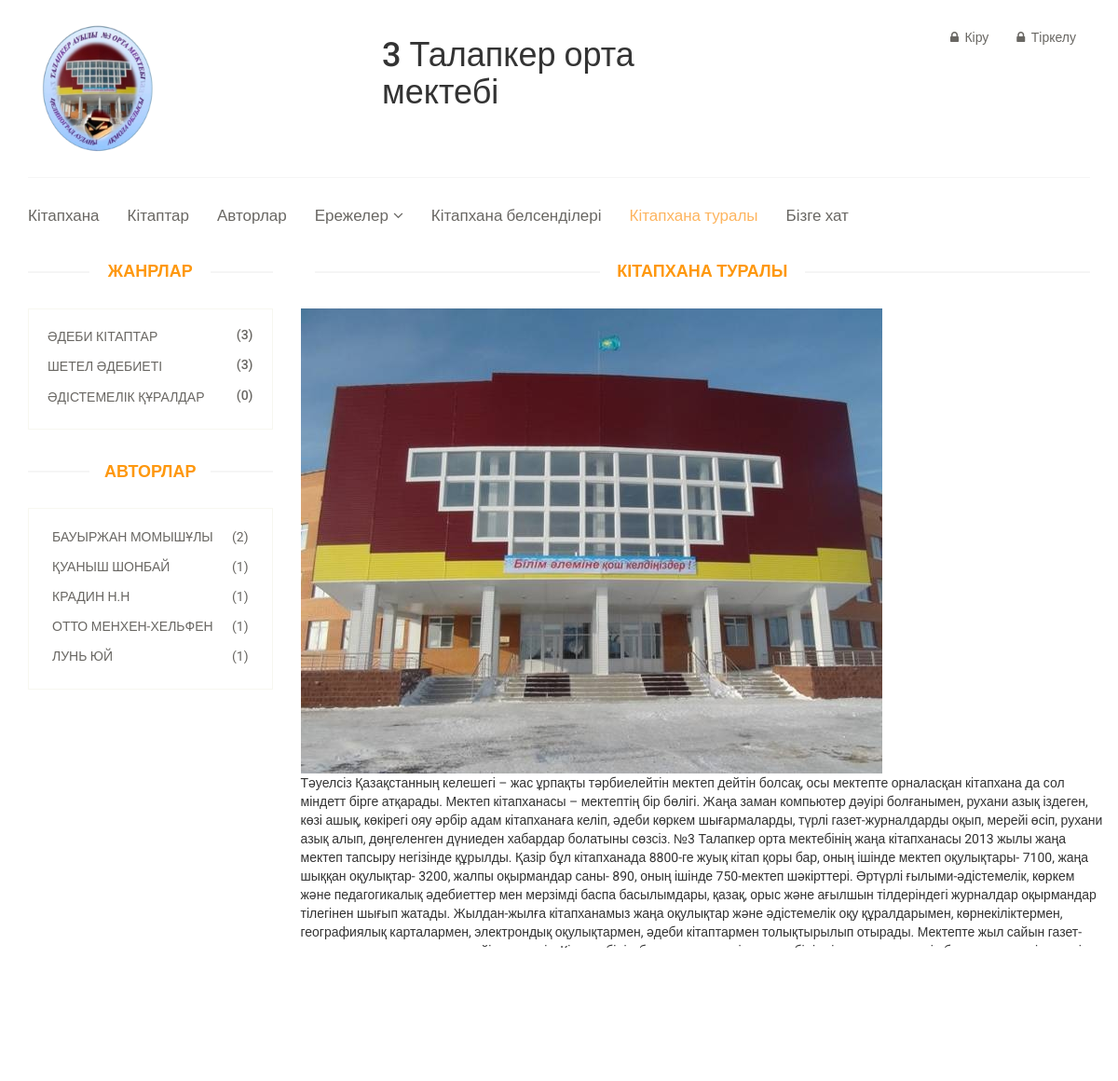
The app's page /about_us/ with its own data.
### books/models.py (models this page shows, shortened)
class Base(models.Model):
    name=models.CharField(max_length=255,verbose_name='Название')
    slug=models.SlugField(max_length=255,verbose_name='Слаг')
    class Meta:
        abstract=True

class Genre(Base):
    def get_absolute_url(self):
        return reverse('home:genre_detail',args=[self.slug])
    class Meta:
        verbose_name='Жанр'
        verbose_name_plural='Жанр'

class Author(Base):
    def get_absolute_url(self):
        return reverse('home:author_detail',args=[self.slug])
    class Meta:
        verbose_name='Авторы'
        verbose_name_plural='Авторы'

### home/views.py (the view)
# urls.py: path('about_us/',views.about_us,name='about_us'),
def about_us(request):
    genres=Genre.objects.all()[:10]
    authors=Author.objects.all()[:10]
    return render(request,'books/about_us.html',locals())

### templates/books/about_us.html (shortened to what this page needs)
{% extends 'base.html' %}
{% load static %}
{% block content %}
<header id="header">
		<div class="header-middle">
			<div class="container">
				<div class="row">
					<div class="col-sm-4">
						<div class="logo ">
                            <a href="{% url 'home:home' %}"><img src="{% static 'images/home/logo.png' %}" alt="" width="150"/></a>
                        </div>
					</div>
                    <div class="col-sm-4">
						<div class="logo pull-left">
					<h1>3 Талапкер орта мектебі</h1>
                        </div>
					</div>
					<div class="col-sm-4">
						<div class="shop-menu pull-right">
							<ul class="nav navbar-nav">
						                  {% if request.user.is_authenticated %}
			<li><a href="{% url 'registration:logout' %}"><i class="fa fa-lock"></i> Шығу</a></li>
                            {% else %}
								<li><a href="{% url 'registration:login' %}"><i class="fa fa-lock"></i> Кіру</a></li>
								<li><a href="{% url 'registration:register' %}"><i class="fa fa-lock"></i> Тіркелу</a></li>
							{% endif %}
							</ul>
						</div>
					</div>
				</div>
			</div>
		</div>
		<div class="header-bottom">
			<div class="container">
				<div class="row">
					<div class="col-sm-12">
						<div class="mainmenu pull-left">
							<ul class="nav navbar-nav collapse navbar-collapse">
								<li><a href="{% url 'home:home' %}" >Кітапхана</a></li>
								<li><a href="{% url 'home:book_list' %}">Кітаптар</a></li>
								<li><a href="{% url 'home:author_list' %}">Авторлар</a></li>
                                <li class="dropdown"><a href="#">Ережелер<i class="fa fa-angle-down"></i></a>
                                </li>
	                			<li><a href="{% url 'home:library_best' %}">Кітапхана белсенділері</a></li>
                                <li><a href="{% url 'home:about_us' %}" class="active">Кітапхана туралы</a></li>
								<li><a href="{% url 'home:contact_us' %}">Бізге хат</a></li>
							</ul>
						</div>
					</div></div>
            </div>
				</div>
	</header>
	<section>
		<div class="container">
			<div class="row">
				<div class="col-sm-3">
					<div class="left-sidebar">
						<h2>Жанрлар</h2>
						<div class="panel-group category-products" id="accordian">
							{% for genre in genres %}
                            <div class="panel panel-default">
								<div class="panel-heading">
									<h4 class="panel-title"><a href="{{ genre.get_absolute_url }}"><span class="pull-right">({{ genre.genre_book.count }})</span>{{ genre.name }}</a></h4>
								</div>
							</div>
							{% endfor %}
						</div>
						<div class="brands_products">
							<h2>Авторлар</h2>
							<div class="brands-name">
								<ul class="nav nav-pills nav-stacked">
                                    {% for author in authors %}
									<li><a href="{{ author.get_absolute_url }}"> <span class="pull-right">({{ author.author_book.count }})</span>{{ author.name }}</a></li>
                                    {% endfor %}
									</ul>
							</div>
						</div>
					</div>
				</div>
				<div class="col-sm-9 padding-right">
                    <h2 class="title text-center">Кітапхана туралы</h2>
                    <img src="{% static 'library.jpg' %}" alt="">
                <p>Тәуелсіз Қазақстанның келешегі – жас ұрпақты тәрбиелейтін мектеп дейтін болсақ, осы мектепте орналасқан кітапхана да сол міндетт бірге атқарады. Мектеп кітапханасы – мектептің бір бөлігі. Жаңа заман компьютер дәуірі болғанымен, рухани азық іздеген, көзі ашық, көкірегі ояу әрбір адам кітапханаға келіп, әдеби көркем шығармаларды, түрлі газет-журналдарды оқып, мерейі өсіп, рухани азық алып, дөңгеленген дүниеден хабардар болатыны сөзсіз.
№3 Талапкер орта мектебінің жаңа кітапханасы 2013 жылы жаңа мектеп тапсыру  негізінде құрылды.
Қазір бұл кітапханада 8800-ге жуық кітап қоры бар, оның ішінде мектеп оқулықтары- 7100, жаңа шыққан оқулықтар- 3200, жалпы оқырмандар саны- 890, оның ішінде 750-мектеп шәкірттері. Әртүрлі ғылыми-әдістемелік, көркем және педагогикалық әдебиеттер мен мерзімді баспа басылымдары, қазақ, орыс және ағылшын тілдеріндегі журналдар оқырмандар тілегінен шығып жатады. Жылдан-жылға кітапханамыз жаңа оқулықтар және әдістемелік оқу құралдарымен, көрнекіліктермен, географиялық карталармен,  электрондық оқулықтармен, әдеби кітаптармен толықтырылып отырады.  Мектепте жыл сайын газет-журналдарға жазылу өз деңгейінде өтеді.
 «Кітап – білім бұлағы» демекші, осынау білімнің тұнық та мөлдір бұлағынан шәкірттерді сусындатып, олардың рухани дүниесін молайтып, тағылымы мол тәрбие ошағына айналып отырған мектебіміздің кітапханасында оқушыларды заман талабына сай ақпараттық технологиямен, ғаламтормен жұмыс жасауға бейімдеп, қазіргі заманға сай оқырмандардың ойын ұшқырлайтын танымдық кештер, мерекелік іс-шаралар, кездесу кештері, кітапханалық сабақтар өткізіліп, көрмелер ұйымдастырылып тұрады.
Кітапханадағы іс-шаралардың барлығы да интерактивті жүйеде, слайд-презентациялар арқылы жүргізіледі. Оқырмандарға арналып әртүрлі тақырыптағы: «Тәуелсіздік – тұғырым», «Мемлекекттік
тіл», «Мерейлі отбасы», «Тарихи тұлғалар» және тағы басқа да кітап көрмелері ұйымдастырылып отырады.
</p>
				</div>
			</div>
		</div>
	</section>
{% endblock %}

### static/css/main.css (style rules this page uses)
body { font-family: 'Roboto', sans-serif; background:; position: relative; font-weight:400px; }
ul li { list-style: none; }
a { -webkit-transition: 300ms; -moz-transition: 300ms; -o-transition: 300ms; transition: 300ms; }
h1, h2, h3, h4, h5, h6 { font-family: 'Roboto', sans-serif; }
.header-middle .container .row { border-bottom: 1px solid #f5f5f5; margin-left: 0; margin-right: 0; padding-bottom: 20px; padding-top: 20px; }
.header-middle .container .row .col-sm-4 { padding-left: 0; }
.shop-menu ul li { display:inline-block; padding-left: 15px; padding-right: 15px; }
.shop-menu ul li:last-child { padding-right: 0; }
.shop-menu ul li a { background: #FFFFFF; color: #696763; font-family: 'Roboto', sans-serif; font-size: 14px; font-weight: 300; padding:0; padding-right: 0; margin-top: 10px; }
.shop-menu ul li a i { margin-right:3px; }
.header-bottom { padding-bottom: 30px; padding-top: 30px; }
.navbar-collapse.collapse { padding-left: 0; }
.mainmenu ul li { padding-right: 15px; padding-left: 15px; }
.mainmenu ul li:first-child { padding-left: 0px; }
.mainmenu ul li a { color: #696763; font-family: 'Roboto', sans-serif; font-size: 17px; font-weight: 300; padding: 0; padding-bottom: 10px; }
.mainmenu ul li a:hover, .mainmenu ul li a.active, .shop-menu ul li a.active { background:none; color:#fdb45e; }
.fa-angle-down { padding-left: 5px; }
.category-products { border: 1px solid #F7F7F0; margin-bottom: 35px; padding-bottom: 20px; padding-top: 15px; }
.left-sidebar h2, .brands_products h2 { color: #FE980F; font-family: 'Roboto', sans-serif; font-size: 18px; font-weight: 700; margin: 0 auto 30px; text-align: center; text-transform: uppercase; position: relative; z-index:3; }
.left-sidebar h2:after, h2.title:after { content: " "; position: absolute; border: 1px solid #f5f5f5; bottom:8px; left: 0; width: 100%; height: 0; z-index: -2; }
.left-sidebar h2:before { content: " "; position: absolute; background: #fff; bottom: -6px; width: 130px; height: 30px; z-index: -1; left: 50%; margin-left: -65px; }
h2.title:before { content: " "; position: absolute; background: #fff; bottom: -6px; width: 220px; height: 30px; z-index: -1; left: 50%; margin-left: -110px; }
.category-products .panel { background-color: #FFFFFF; border: 0px; border-radius: 0px; box-shadow:none; margin-bottom: 0px; }
.category-products .panel-default .panel-heading { background-color: #FFFFFF; border: 0 none; color: #FFFFFF; padding: 5px 20px; }
.category-products .panel-default .panel-heading .panel-title a { color: #696763; font-family: 'Roboto', sans-serif; font-size: 14px; text-decoration: none; text-transform: uppercase; }
.brands-name { border: 1px solid #F7F7F0; padding-bottom: 20px; padding-top: 15px; }
.brands-name .nav-stacked li a { background-color: #FFFFFF; color: #696763; font-family: 'Roboto', sans-serif; font-size: 14px; padding: 5px 25px; text-decoration: none; text-transform: uppercase; }
.padding-right { padding-right: 0; }
h2.title { color: #FE980F; font-family: 'Roboto', sans-serif; font-size: 18px; font-weight: 700; margin: 0 15px; text-transform: uppercase; margin-bottom: 30px; position: relative; }

### records on screen
Genre: genre_book.count "3", name "ӘДЕБИ КІТАПТАР"
Genre: genre_book.count "3", name "ШЕТЕЛ ӘДЕБИЕТІ"
Genre: genre_book.count "0", name "ӘДІСТЕМЕЛІК ҚҰРАЛДАР"
Author: author_book.count "2", name "БАУЫРЖАН МОМЫШҰЛЫ"
Author: author_book.count "1", name "ҚУАНЫШ ШОНБАЙ"
Author: author_book.count "1", name "КРАДИН Н.Н"
Author: author_book.count "1", name "ОТТО МЕНХЕН-ХЕЛЬФЕН"
Author: author_book.count "1", name "ЛУНЬ ЮЙ"
